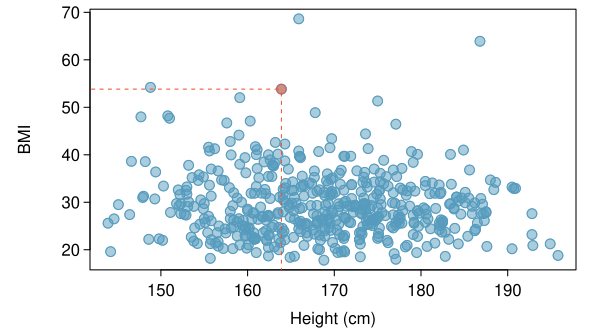

Here is the R script that generated this plot:
library(openintro)
data(COL)
library(oibiostat)
data(nhanes.samp.adult.500)

myPDF("nhanesHeightBMI.pdf",
      6,
      3.3,
      mar = c(3, 4.5, 0.5, 1.2),
      mgp = c(2.8, 0.5, 0))
plot(nhanes.samp.adult.500$Height,
     nhanes.samp.adult.500$BMI,
     pch = 19,
     cex = 1.3,
     col = COL[1, 3],
     xlab = "",
     ylab = "BMI")
points(nhanes.samp.adult.500$Height,
       nhanes.samp.adult.500$BMI,
       cex = 1.3,
       col = COL[1])
mtext("Height (cm)", 1, 1.9)

t1 <- nhanes.samp.adult.500$Height[480]
t2 <- nhanes.samp.adult.500$BMI[480]
lines(c(t1, t1), c(-10, t2),
      lty = 2,
      col = COL[4])
lines(c(-10, t1), c(t2, t2),
      lty = 2,
      col = COL[4])
points(t1, t2,
       pch = 19,
       cex = 1.3,
       col = COL[4, 3],)

dev.off()
